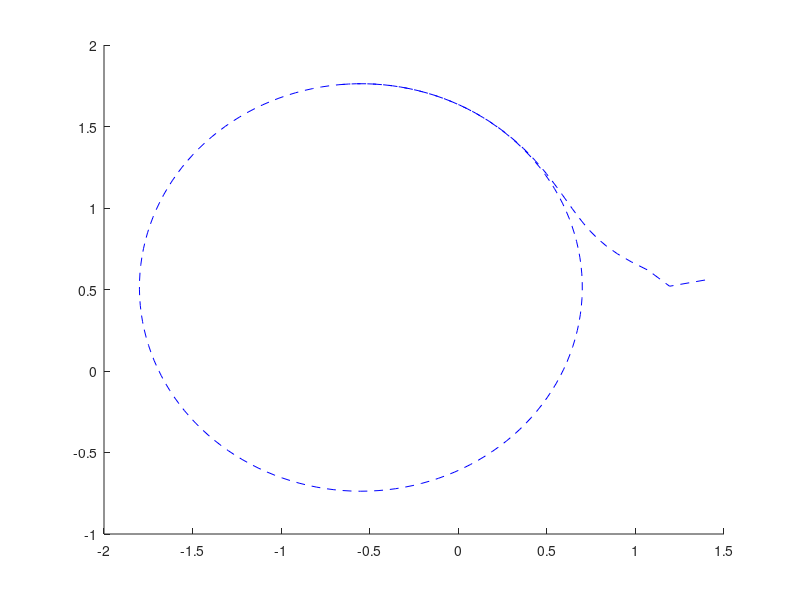

Here is the MATLAB script that generated this plot: (Note: this script raises an error after producing the figure.)
load('variables_SE(2)_twoeqf.mat')

hold on

% %Plot true position of robot
% for i=1:iter-1
%     x_ttrue=Pose(1:2,3*i);
%     plot(x_ttrue(1),x_ttrue(2), 'Color','red','LineStyle','-.', 'HandleVisibility','off')
%     pause(.001)
% end


% %Plot iterated position of robot
% for i= 1:iter-1
%     plot(x_hat_eqf1(1,i),x_hat_eqf1(2,i),'Color','blue','LineStyle','--','HandleVisibility','off')
%     pause(.001)
% end
plot(x_hat_eqf1(1,1:iter-1), x_hat_eqf1(2,1:iter-1),'Color','blue','LineStyle','--', 'HandleVisibility','off')

scatter(x_hat_eqf1(1, 1),x_hat_eqf1(2, 1),'d', 'blue','HandleVisibility','off')
scatter(x_hat_eqf1(1,iter),x_hat_eqf1(2,iter),'d','blue','DisplayName','EQF1 start and end position')

% %Plot iterated position of robot
% for i= 1:iter-1
%     scatter(x_hat_eqf2(1,i),x_hat_eqf2(2,i),'Color','black','LineStyle',':','HandleVisibility','off')
%     pause(.001)
% end

plot(x_hat_eqf2(1,1:iter-1), x_hat_eqf2(2,1:iter-1),'Color','black','LineStyle',':', 'HandleVisibility','off')

scatter(x_hat_eqf2(1, 1),x_hat_eqf2(2, 1),'o', 'black','HandleVisibility','off')
scatter(x_hat_eqf2(1,iter),x_hat_eqf2(2,iter),'o', 'black','DisplayName','EQF2 start and end position')

% %Plot iterated position of robot
% for i= 1:iter-1
%     plot(x_hat_eqf3(1,i),x_hat_eqf3(2,i),'Color','magenta','LineStyle','-','HandleVisibility','off')
%     pause(.001)
% end
plot(x_hat_eqf3(1,1:iter-1), x_hat_eqf3(2,1:iter-1),'Color','magenta','LineStyle','-', 'HandleVisibility','off')

scatter(x_hat_eqf3(1, 1),x_hat_eqf3(2, 1),'v', 'magenta','HandleVisibility','off')
scatter(x_hat_eqf3(1,iter),x_hat_eqf3(2,iter),'v', 'magenta','DisplayName','EQF3 start and end position')

plot(x_true(1,1:iter-1), x_true(2,1:iter-1),'Color','red','LineStyle','-.', 'HandleVisibility','off')

%x_ttrue=Pose(1:2,3*iter);
scatter(x_true(1, 1),x_true(2, 1),'s', 'red','HandleVisibility','off')
scatter(x_true(1, iter),x_true(2, iter),'s', 'red','DisplayName','True start and end position')


title('Robot position')
hold off
legend
grid on

function fix_dottedline(filename)
% Fix the way that the default dotted line and dash-dot lines look terrible
% when exported as eps
fid = fopen(filename,'r');
tempfile = tempname;
outfid = fopen(tempfile,'w');
repeat = 1;
while repeat==1
    thisLine = fgetl(fid);
    iStart = strfind(thisLine,'/DO { [.5');
    if iStart
        thisLine(iStart+7:iStart+8) = '03';
    end
    iStart = strfind(thisLine,'/DD { [.5');
    if iStart
        thisLine(iStart+7:iStart+9) = '1.5';
        thisLine(iStart+10:end+1) = [' ' thisLine(iStart+10:end)];
    end
    if ~ischar(thisLine)
        repeat = 0; 
    else
        fprintf(outfid,'%s\n',thisLine);
    end
end

fclose(fid);
fclose(outfid);
copyfile(tempfile, filename);
delete(tempfile);
end